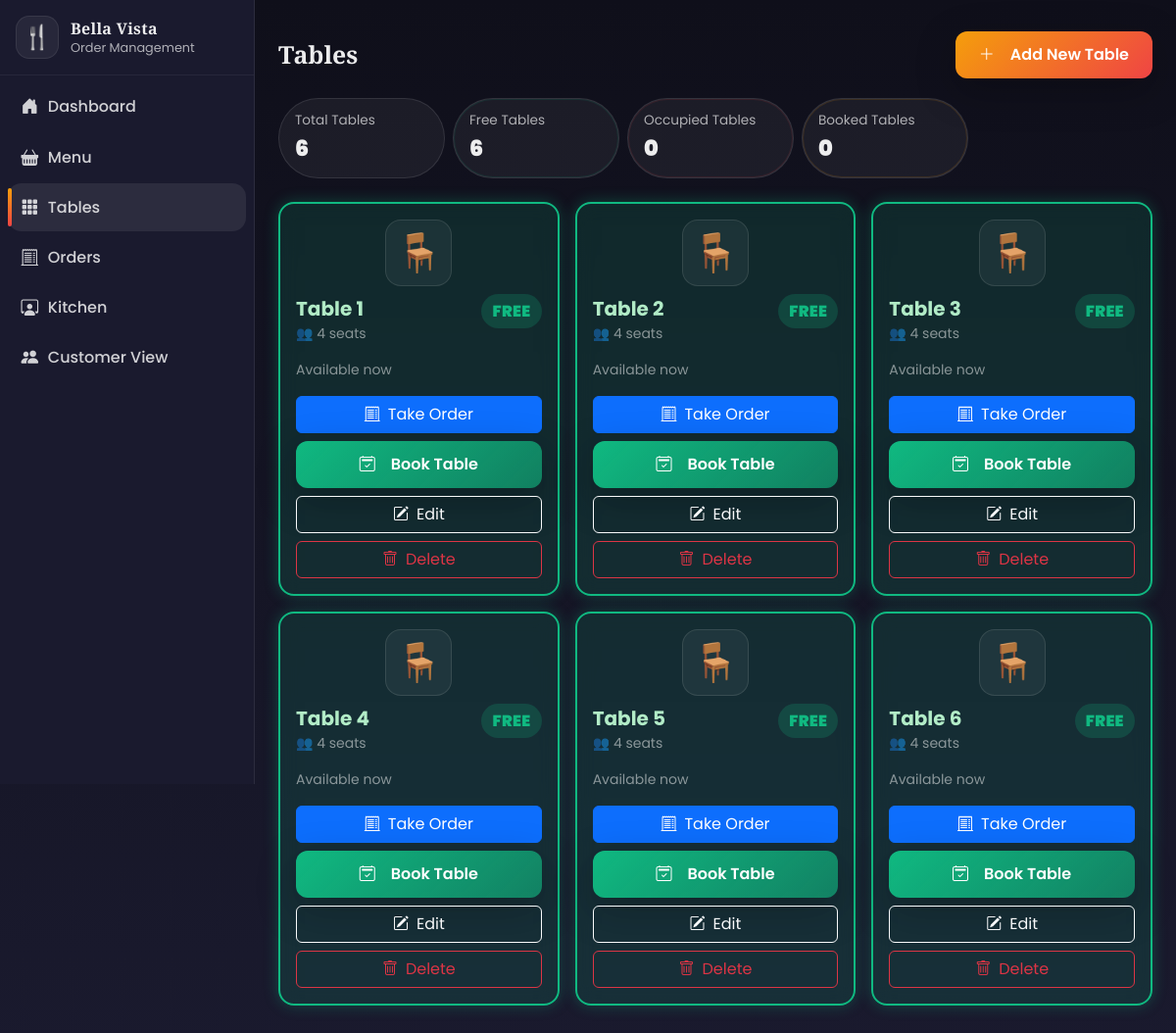
Page /tables on the committed database.
### models.py (models this page shows, shortened)
class TableInfo(db.Model):
    __tablename__ = "table_info"
    id = db.Column(db.Integer, primary_key=True)
    table_number = db.Column(db.Integer, unique=True, nullable=False)
    capacity = db.Column(db.Integer, nullable=False, default=2)
    status = db.Column(db.String(20), nullable=False, default="free")  # free/occupied/booked
    booked_by = db.Column(db.String(150), nullable=True)
    booked_phone = db.Column(db.String(30), nullable=True)
    booked_from = db.Column(db.DateTime, nullable=True)
    booked_until = db.Column(db.DateTime, nullable=True)
    booking_note = db.Column(db.Text, nullable=True)
    orders = db.relationship("Order", back_populates="table", cascade="all, delete-orphan")

### app.py (the view)
@app.route("/tables")
def tables():
    tables_list = TableInfo.query.order_by(TableInfo.table_number).all()
    return render_template("tables.html", tables_list=tables_list)

### app.py (called while the page is built)
@app.context_processor
def _jinja_helpers():
    return {"status_badge_class": status_badge_class}

### templates/tables.html (shortened to what this page needs)
{% extends "base.html" %}
{% block page_title %}Tables{% endblock %}
{% block page_action %}
  <button class="btn btn-lux-accent" data-bs-toggle="modal" data-bs-target="#addTableModal">
    <i class="bi bi-plus-lg me-2"></i>Add New Table
  </button>
{% endblock %}
{% block content %}
  {% set total_tables = tables_list | length %}
  {% set free_tables = tables_list | selectattr('status', 'equalto', 'free') | list | length %}
  {% set occupied_tables = tables_list | selectattr('status', 'equalto', 'occupied') | list | length %}
  {% set booked_tables = tables_list | selectattr('status', 'equalto', 'booked') | list | length %}
  <div class="tables-summary d-flex gap-2 flex-wrap mb-4">
    <div class="pillstat">
      <div class="pillstat-label">Total Tables</div>
      <div class="pillstat-value">{{ total_tables }}</div>
    </div>
    <div class="pillstat pillstat-green">
      <div class="pillstat-label">Free Tables</div>
      <div class="pillstat-value">{{ free_tables }}</div>
    </div>
    <div class="pillstat pillstat-red">
      <div class="pillstat-label">Occupied Tables</div>
      <div class="pillstat-value">{{ occupied_tables }}</div>
    </div>
    <div class="pillstat pillstat-amber">
      <div class="pillstat-label">Booked Tables</div>
      <div class="pillstat-value">{{ booked_tables }}</div>
    </div>
  </div>
  <div class="row g-3 tables-grid">
    {% for t in tables_list %}
      <div class="col-12 col-md-6 col-lg-4">
        <div id="table-card-{{ t.id }}" class="table-card lux-card h-100 status-{{ t.status }}">
          <div class="table-card-inner p-3">
            <div class="text-center mb-2">
              <div class="table-icon">🪑</div>
            </div>
            <div class="d-flex align-items-start justify-content-between gap-2">
              <div>
                <div class="fw-bold fs-5">Table {{ t.table_number }}</div>
                <div class="text-white-50 small">👥 {{ t.capacity }} seats</div>
              </div>
              {% if t.status == 'free' %}
                <span class="status-badge">FREE</span>
              {% elif t.status == 'booked' %}
                <span class="status-badge">PRE-BOOKED</span>
              {% else %}
                <span class="status-badge">OCCUPIED</span>
              {% endif %}
            </div>
            <div class="mt-3 small text-white-50">
              {% if t.status == 'free' %}
                <div>Available now</div>
              {% else %}
                <div>Currently in use</div>
              {% endif %}
            </div>
            <div class="mt-3 d-grid gap-2">
              {% if t.status == 'free' %}
                <a class="btn btn-primary" href="{{ url_for('order_new_get', table_id=t.id) }}">
                  <i class="bi bi-receipt-cutoff me-2"></i>Take Order
                </a>
                <button class="btn btn-lux-grad-green btn-book-table" type="button" data-table-id="{{ t.id }}" data-table-number="{{ t.table_number }}" data-booked-by="" data-booked-phone="" data-booked-from="" data-booked-until="" data-booking-note="" data-bs-toggle="modal" data-bs-target="#bookingModal">
                  <i class="bi bi-calendar2-check me-2"></i>Book Table
                </button>
              {% endif %}
              <button
                class="btn btn-outline-light btn-edit-table"
                type="button"
                data-table-id="{{ t.id }}"
                data-table-number="{{ t.table_number }}"
                data-table-capacity="{{ t.capacity }}"
                data-table-status="{{ t.status }}"
                data-bs-toggle="modal"
                data-bs-target="#editTableModal"
              >
                <i class="bi bi-pencil-square me-2"></i>Edit
              </button>
              <form action="{{ url_for('tables_delete_post', table_id=t.id) }}" method="post" onsubmit="return confirm('Delete this table?');">
                <button class="btn btn-outline-danger w-100" type="submit">
                  <i class="bi bi-trash me-2"></i>Delete
                </button>
              </form>
            </div>
          </div>
        </div>
      </div>
    {% endfor %}
  </div>
{% endblock %}

### templates/base.html (shortened to what this page needs)
<!doctype html>
<html lang="en">
  <head>
    <link href="https://cdn.jsdelivr.net/npm/bootstrap@5.3.3/dist/css/bootstrap.min.css" rel="stylesheet" />
    <link rel="stylesheet" href="https://cdn.jsdelivr.net/npm/bootstrap-icons@1.11.0/font/bootstrap-icons.css" />
    <link rel="stylesheet" href="{{ url_for('static', filename='style.css') }}" />
  </head>
  <body>
    <div class="app-shell">
      <aside class="sidebar" aria-label="Sidebar navigation">
        <div class="sidebar-logo px-3 py-3">
          <div class="logo-mark" aria-hidden="true">🍴</div>
          <div class="logo-text">
            <div class="logo-title">Bella Vista</div>
            <div class="logo-subtitle">Order Management</div>
          </div>
        </div>
        <nav class="sidebar-links px-2 pb-3">
          <a class="nav-link {% if request.path == '/' %}active{% endif %}" href="{{ url_for('dashboard') }}">
            <i class="bi bi-house-door-fill"></i>
            <span>Dashboard</span>
          </a>
          <a class="nav-link {% if request.path.startswith('/menu') %}active{% endif %}" href="{{ url_for('menu') }}">
            <i class="bi bi-basket-fill"></i>
            <span>Menu</span>
          </a>
          <a class="nav-link {% if request.path.startswith('/tables') %}active{% endif %}" href="{{ url_for('tables') }}">
            <i class="bi bi-grid-3x3-gap-fill"></i>
            <span>Tables</span>
          </a>
          <a class="nav-link {% if request.path.startswith('/orders') or request.path.startswith('/order/') %}active{% endif %}" href="{{ url_for('orders') }}">
            <i class="bi bi-receipt-cutoff"></i>
            <span>Orders</span>
          </a>
          <a class="nav-link {% if request.path.startswith('/kitchen') %}active{% endif %}" href="{{ url_for('kitchen') }}">
            <i class="bi bi-person-workspace"></i>
            <span>Kitchen</span>
          </a>
          <a class="nav-link {% if request.path.startswith('/customer') %}active{% endif %}" href="{{ url_for('customer_tables') }}">
            <i class="bi bi-people-fill"></i>
            <span>Customer View</span>
          </a>
        </nav>
      </aside>
      <main class="main-content">
        <div class="container-fluid px-4">
          <div class="topbar">
            <div class="topbar-left">
              <h1 class="page-heading mb-0">{% block page_title %}Restaurant Order Management{% endblock %}</h1>
            </div>
            <div class="topbar-right">{% block page_action %}{% endblock %}</div>
          </div>
          <div class="page-content">
            {% block content %}{% endblock %}
          </div>
        </div>
      </main>
    </div>
  </body>
</html>

### rows in the picture
TableInfo: table_number "1", capacity "4", status "FREE"
TableInfo: table_number "2", capacity "4", status "FREE"
TableInfo: table_number "3", capacity "4", status "FREE"
TableInfo: table_number "4", capacity "4", status "FREE"
TableInfo: table_number "5", capacity "4", status "FREE"
TableInfo: table_number "6", capacity "4", status "FREE"

### other values in the picture
{{ total_tables }} "6"
{{ free_tables }} "6"
{{ occupied_tables }} "0"
{{ booked_tables }} "0"
